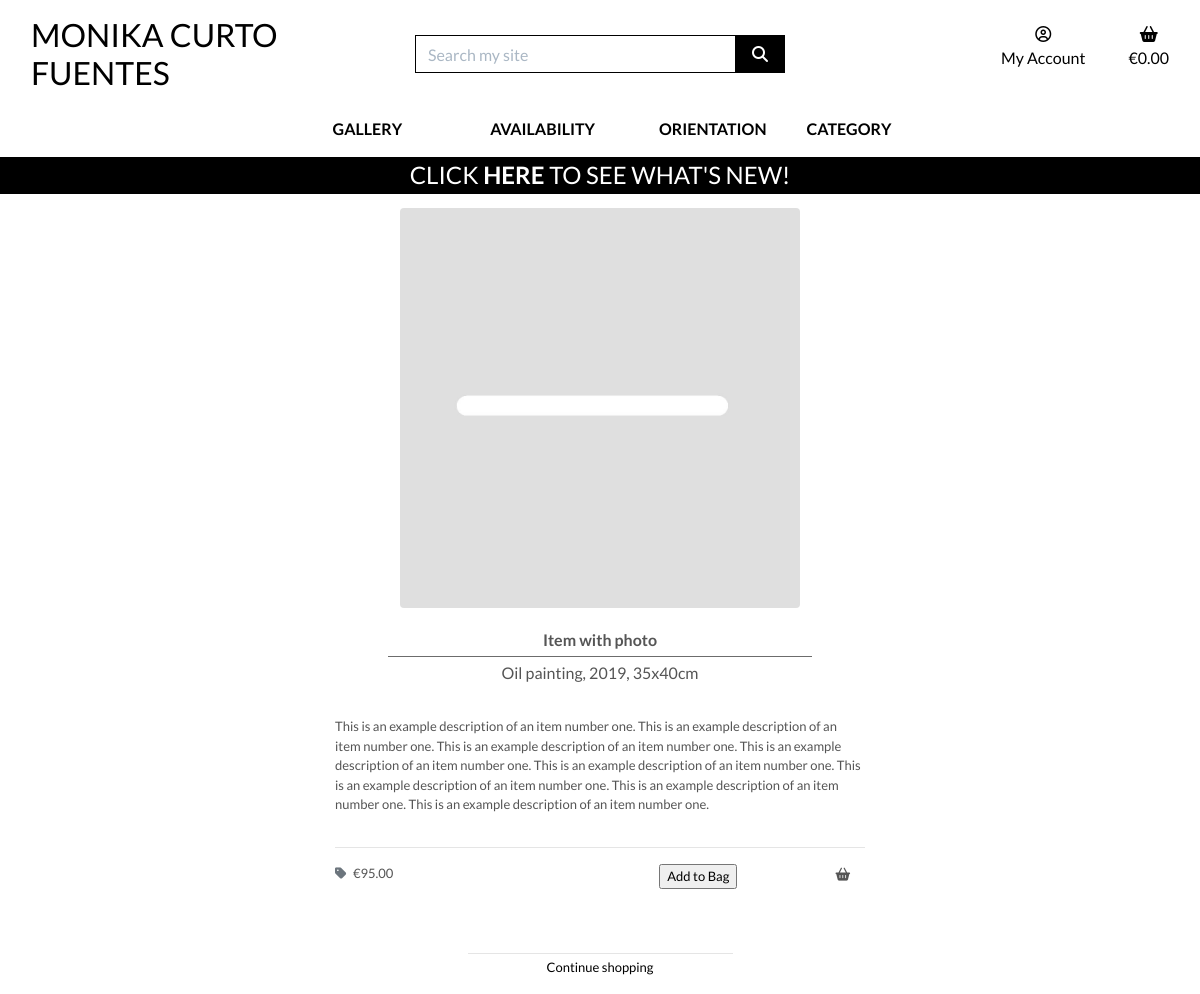
The page /products/1/ on the database its author committed.
### products/models.py (models this page shows, shortened)
class Product(models.Model):
    sku = models.CharField(
        max_length=254,
        null=True,
        blank=True)
    title = models.CharField(
        max_length=254,
        unique=True)
    excerpt = models.TextField(
        blank=True)
    description = models.TextField()
    price = models.DecimalField(
        max_digits=6,
        decimal_places=2,
        null=True,
        blank=True)
    image = models.ImageField(
        null=True,
        blank=True)
    category = models.ForeignKey(
        'Category',
        null=True,
        blank=True,
        on_delete=models.SET_NULL)
    orientation = models.CharField(
        max_length=9,
        choices=ORIENTATION,
        null=True,
        blank=True)
    is_unique = models.BooleanField(
        default=True)
    priority = models.CharField(
        max_length=10,
        choices=PRIORITY_CHOICES,
        default="3 - Normal",
        null=True,
        blank=True)
    highlight = models.BooleanField(
        default=False)
    available = models.BooleanField(
        default=True)
    live = models.BooleanField(
        default=False)
    created_on = models.DateTimeField(
        auto_now_add=True)
    updated_on = models.DateTimeField(
        auto_now=True)
    class Meta:
        ordering = ['priority', 'created_on']

### products/views.py (the view)
def product_detail(request, product_id):
    product = get_object_or_404(Product, pk=product_id)
    bag = request.session.get('bag', {})
    product_is_in_bag = str(product_id) in bag.keys()
    context = {
        'product': product,
        'product_is_in_bag': product_is_in_bag
    }
    return render(request, 'products/product_detail.html', context)

### bag/contexts.py (called while the page is built, shortened)
def bag_contents(request):
    bag_items = []
    total = 0
    product_count = 0
    bag = request.session.get('bag', {})
    if total < settings.FREE_DELIVERY_THRESHOLD and total > 0:
        min_charge = settings.DELIVERY_MIN_CHARGE
        delivery = max(
            total * Decimal(settings.STANDARD_DELIVERY_PERCENTAGE / 100),
            min_charge)
        free_delivery_delta = settings.FREE_DELIVERY_THRESHOLD - total
    else:
        delivery = 0
        free_delivery_delta = 0
    grand_total = delivery + total
    context = {
        'bag_items': bag_items,
        'total': total,
        'product_count': product_count,
        'delivery': delivery,
        'free_delivery_delta': free_delivery_delta,
        'free_delivery_threshold': settings.FREE_DELIVERY_THRESHOLD,
        'grand_total': grand_total,
    }
    return context

### products/templates/products/product_detail.html (shortened to what this page needs)
{% extends "base.html" %}
{% load static %}
{% block page_header %}
    <div class="container header-container">
    </div>
{% endblock %}
{% block content %}
    <div class="container-fluid">
        <div class="row">
            <div class="col-12 col-md-8 offset-md-2 col-lg-6 offset-lg-3 mt-5">
                <div class="image-container text-center">
                    {% include "bag/product-image.html" %}
                </div>
                <div class="card-body text-center">
                    <p class="mb-0 font-weight-bold">{{ product.title }}</p>
                    <hr class="hr-middle">
                    <p class="mb-0">{{ product.excerpt }}</p>
                </div>
                <div class="card-footer">
                    <div class="row mb-5">
                        <div class="col">
                            <p class="description">
                                {{ product.description }}
                            </p>
                            <hr class="mt-1">
                            {% if product.available and product.price %}
                                <p class="float-left">
                                    <i class="fas fa-tag mr-1 text-muted"></i>
                                    &euro;{{ product.price }}
                                </p>
                                <div class="col-5 float-right">
                                    <form class="form" action="{% url 'add_to_bag' product.id %}" method="POST">
                                        <div>
                                            <p text-right>
                                                {% if product_is_in_bag and product.is_unique %}
                                                    Item is in your <a href="{% url 'view_bag' %}">bag</a>
                                                {% else %}
                                                    <input type="submit" value="Add to Bag">
                                                {% endif %}
                                                <i class="fas fa-shopping-basket float-right mt-1"></i>
                                            </p>
                                        </div>
                                    </form>
                                </div>
                            {% elif product.available and not product.price %}
                                <p class="text-center">
                                    Please enquire about price
                                </p>
                            {% else %}
                                <p class="text-center">
                                    Item is not available for sale
                                </p>
                            {% endif %}
                    </div>
                </div>
                <div class="text-center">
                    <hr class="w-50 font-black mb-1">
                    <a href="{% url 'products' %}">
                        <p>Continue shopping</p>
                    </a>
                </div>
            </div>
        </div>
    </div>
{% endblock %}

### static/css/base.css (style rules this page uses)
html { height: 100%; }
body { background: url('/media/homepage_background.jpg') no-repeat center center fixed; background-size: cover; height: calc(100vh - 164px); color: #555; font-family: 'Lato'; }
a:link { color: black; text-decoration: none; }
.hr-middle { height: 0.25px; background: rgb(120, 120, 120); width: 80%; margin: .25rem 10% .25rem 10%; }
.card-footer { background-color: #fff; border-top: none; padding-bottom: 0; }
.card-footer p { font-size: small; }
.description { margin-bottom: 2rem; }
@media (min-width: 1200px) { .container { max-width: 80%; } }
@media (min-width: 992px) { .header-container { padding-top: 160px; } }

### rows shown on the page
Product: title "Item with photo", excerpt "Oil painting, 2019, 35x40cm", description "This is an example description of an item number one. This is an example description of an item number one. This is an example description of an item number one. This is an example description of an item number one. This is an example description of an item number one. This is an example description of an item number one. This is an example description of an item number one. This is an example description of an item number one.", price "95.00"
